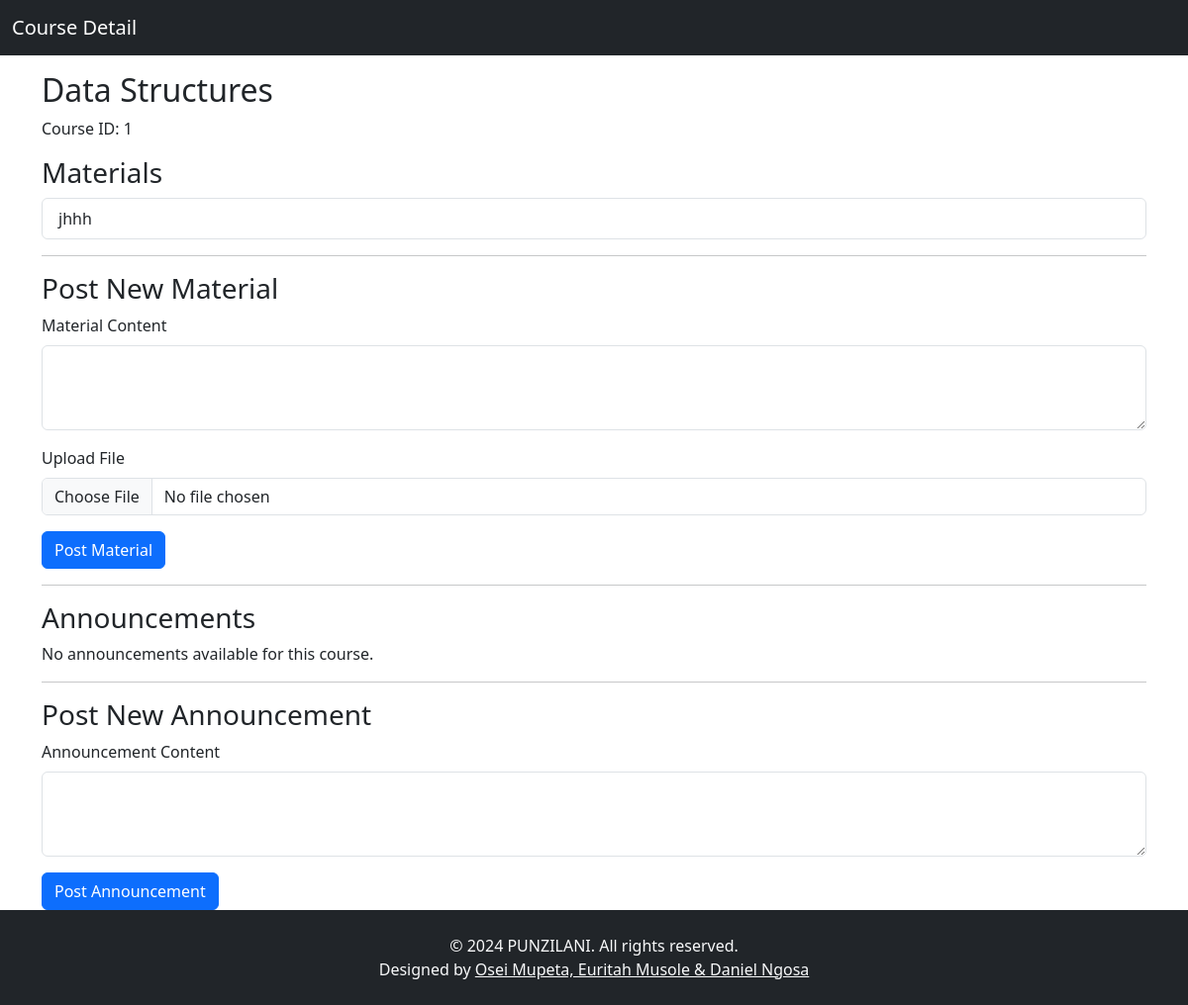
Screenshot of /course_detail.php?course_id=1 (signed in) with the database file from the repository.
### tables this page shows
CREATE TABLE `courses` (
  `course_id` int(11) NOT NULL,
  `course_name` varchar(100) NOT NULL,
  `instructor_id` int(11) DEFAULT NULL,
  `material_file` blob DEFAULT NULL
);

CREATE TABLE `materials` (
  `material_id` int(11) NOT NULL,
  `course_id` int(11) DEFAULT NULL,
  `material_name` varchar(255) NOT NULL,
  `material_content` text DEFAULT NULL,
  `material_file` varchar(255) DEFAULT NULL
);

### course_detail.php (the view, shortened to what this page needs)
<?php
include("db_connection.php");
$course_id = $_GET['course_id'];
$instructor_id = $_SESSION['user_id'];
$sql = "SELECT * FROM courses WHERE course_id = ? AND instructor_id = ?";
$stmt = $conn->prepare($sql);
$stmt->bind_param("ii", $course_id, $instructor_id);
$stmt->execute();
$result = $stmt->get_result();
$course = $result->fetch_assoc();
$sql = "SELECT * FROM materials WHERE course_id = ?";
$stmt = $conn->prepare($sql);
$stmt->bind_param("i", $course_id);
$stmt->execute();
$result = $stmt->get_result();
$materials = $result->fetch_all(MYSQLI_ASSOC);
$sql = "SELECT * FROM announcements WHERE course_id = ?";
$stmt = $conn->prepare($sql);
$stmt->bind_param("i", $course_id);
$stmt->execute();
$result = $stmt->get_result();
$announcements = $result->fetch_all(MYSQLI_ASSOC);
?>
<!DOCTYPE html>
<html lang="en">
<head>
  <link href="https://cdn.jsdelivr.net/npm/bootstrap@5.3.3/dist/css/bootstrap.min.css" rel="stylesheet">
</head>
<body>
<nav class="navbar navbar-dark bg-dark">
  <div class="container-fluid">
    <a class="navbar-brand" href="#">Course Detail</a>
  </div>
</nav>
<div class="container mt-3">
    <h2><?php echo htmlspecialchars($course['course_name']); ?></h2>
    <p>Course ID: <?php echo htmlspecialchars($course['course_id']); ?></p>
    <h3>Materials</h3>
<?php if (!empty($materials)): ?>
    <ul class="list-group">
        <?php foreach ($materials as $material): ?>
            <li class="list-group-item">
                <?php echo htmlspecialchars($material['material_content']); ?>
            </li>
        <?php endforeach; ?>
    </ul>
<?php else: ?>
    <p>No materials available for this course.</p>
<?php endif; ?>
    <hr>
    <h3>Post New Material</h3>
<form method="post" action="post_material.php" enctype="multipart/form-data">
    <div class="mb-3">
        <label for="material_content" class="form-label">Material Content</label>
        <textarea class="form-control" id="material_content" name="material_content" rows="3" required></textarea>
    </div>
    <div class="mb-3">
        <label for="material_file" class="form-label">Upload File</label>
        <input type="file" class="form-control" id="material_file" name="material_file">
    </div>
    <button type="submit" class="btn btn-primary">Post Material</button>
</form>
    <hr>
    <h3>Announcements</h3>
    <?php if (!empty($announcements)): ?>
        <ul class="list-group">
            <?php foreach ($announcements as $announcement): ?>
                <li class="list-group-item"><?php echo htmlspecialchars($announcement['announcement_content']); ?> <span class="text-muted">- Posted on <?php echo htmlspecialchars($announcement['created_at']); ?></span></li>
            <?php endforeach; ?>
        </ul>
    <?php else: ?>
        <p>No announcements available for this course.</p>
    <?php endif; ?>
    <hr>
    <h3>Post New Announcement</h3>
    <form method="post" action="post_announcement.php">
        <div class="mb-3">
            <label for="announcement_content" class="form-label">Announcement Content</label>
            <textarea class="form-control" id="announcement_content" name="announcement_content" rows="3" required></textarea>
        </div>
        <button type="submit" class="btn btn-primary">Post Announcement</button>
    </form>
</div>
<footer class="py-4 bg-dark text-light">
  <div class="container">
    <p class="text-center mb-0">&copy; 2024 PUNZILANI. All rights reserved.</p>
    <p class="text-center mb-0">Designed by <a href="#" class="text-light">Osei Mupeta, Euritah Musole & Daniel Ngosa</a></p>
  </div>
</footer>
</body>
</html>

### rows the page displays
courses: course_name "Data Structures", course_id "1"
materials: material_content "jhhh"
